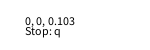
Frame 1 (no input)
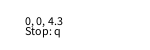
Frame 60 (the mouse pressed at the canvas centre just before this capture)
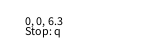
Frame 120 (the mouse held since frame 60 and released just before this capture)

The Processing sketch that drew these frames (run headless with seeded random() and noise(); from frame 60 on, the mouse is pressed at the canvas centre):

// Processing sketch: sketch_12_4
// ── sketch_12_4.pde
boolean stop = false;

void setup() {
  size(150, 50);
}

void draw() {
  int mil = 0 + millis();
  int sec = mil / 1000;
  int min = sec / 60;
  int uur = min / 60;
  
  background(255, 255, 255);
  
  for (int i = 1000; i < mil;) {
    mil -= 1000;
    sec++;
  }
  for (int j = 60; j < sec;) {
    sec -= 60;
    min++;
  }
  for (int k = 60; k < min;) {
    min -= 60;
    uur++;
  }
  
  
  while (stop == true) {
    mil *= 0;
  }
  
  fill(0, 0, 0);
  text(uur + ", " + min + ", " + sec + "." + mil, 25, 25);
  text("Stop: q", 25, 35);
}

void keyPressed() {
  if (key == 'q') {
    stop = true;
  }
}
